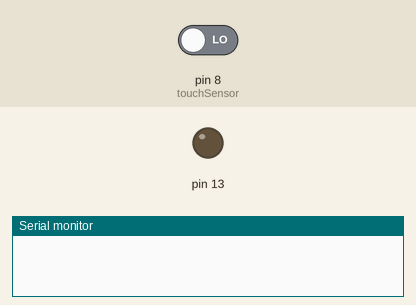
Recording of a sketch running on a simulated Arduino Uno, built with avr-gcc and run on an emulated ATmega328P. On the bench: output pins drawn as LEDs (lit = HIGH), the last lines printed to the serial monitor. The inputs (shaded band) are chosen by the test bench; at power-on: pin 8 (touchSensor) LOW.

Above: at 1.2 s.
1.3 s: pin 8 (touchSensor) driven HIGH
At 2.1 s:
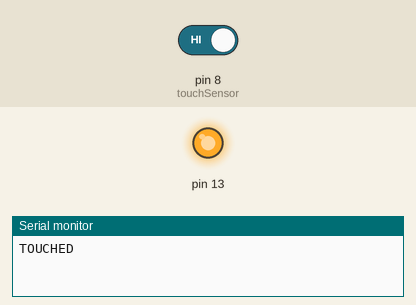
4.3 s: pin 8 (touchSensor) driven LOW
At 4.9 s:
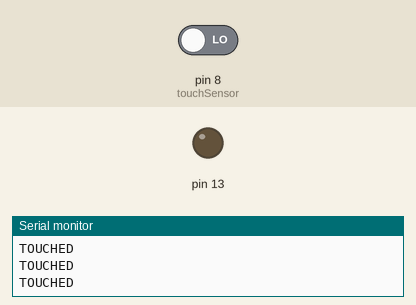
Timing chart, 0 to 7.3 s (numbered marks = the images above; inputs shaded):
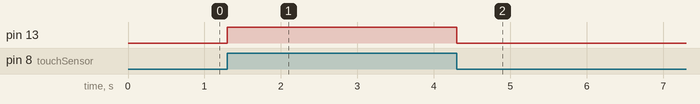

The sketch:

zoom_mute.ino
```cpp
int touchSensor = 8;  // 터치센서 핀 설정
int led = 13;
void setup() {
   Serial.begin(9600);
   pinMode(touchSensor, INPUT);
   pinMode(13, OUTPUT);

}

void loop() {
  int touchValue = digitalRead(touchSensor);
  if (touchValue == HIGH){
    Serial.println("TOUCHED");
    digitalWrite(13, HIGH);
    delay(1000);
    digitalWrite(13, LOW);
}
}
```

Measured:
- after the input at 1.3 s, pin 13: LOW → HIGH at once
- after the input at 4.3 s, pin 13: HIGH → LOW at once
